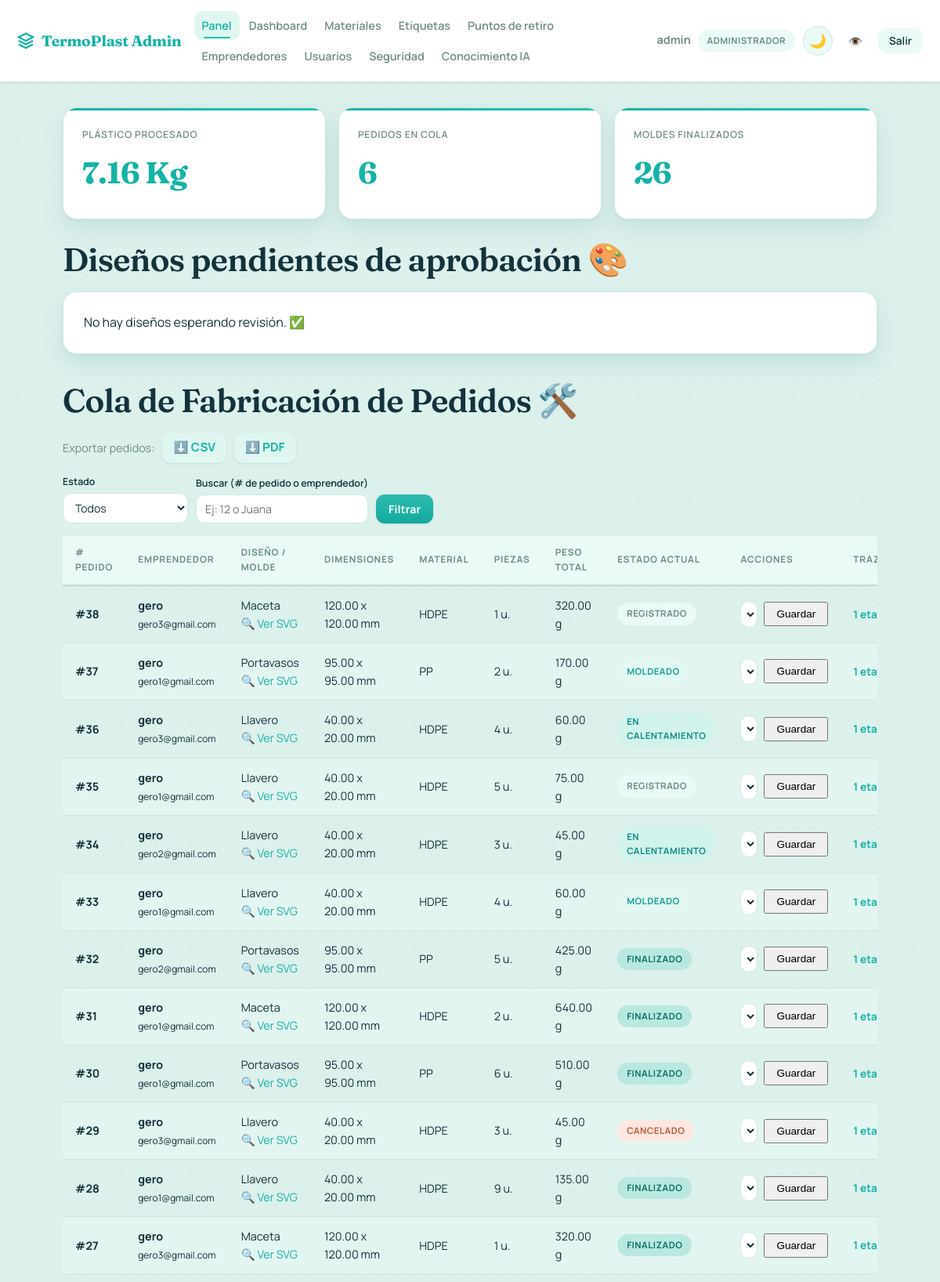
Page /admin/admin_panel.php (signed in, upper part) on the committed database.
### tables this page shows
CREATE TABLE `pedidos` (
  `id` int(11) NOT NULL,
  `emprendedor_id` int(11) NOT NULL,
  `diseno_id` int(11) NOT NULL,
  `material_id` int(11) NOT NULL,
  `cantidad` int(11) NOT NULL DEFAULT 1,
  `gramos_totales` decimal(8,2) NOT NULL DEFAULT 0.00,
  `estado` varchar(30) NOT NULL DEFAULT 'registrado',
  `fecha` datetime DEFAULT current_timestamp()
);

CREATE TABLE `disenos` (
  `id` int(11) NOT NULL,
  `emprendedor_id` int(11) NOT NULL,
  `nombre` varchar(120) NOT NULL DEFAULT '',
  `archivo_svg` varchar(255) NOT NULL,
  `tipo_objeto` varchar(50) NOT NULL,
  `ancho_mm` decimal(6,2) NOT NULL,
  `largo_mm` decimal(6,2) NOT NULL,
  `estado` varchar(30) NOT NULL DEFAULT 'en_revision',
  `motivo_rechazo` varchar(255) DEFAULT NULL,
  `fecha_subida` datetime DEFAULT current_timestamp(),
  `espesor_mm` decimal(6,2) NOT NULL DEFAULT 0.00,
  `observaciones` varchar(255) DEFAULT NULL
);

### config/catalogo.php (called while the page is built, shortened)
<?php
$NOMBRE_LINDO = [
    'maceta'     => 'Maceta',
    'portavasos' => 'Portavasos',
    'llavero'    => 'Llavero',
];
$ESTADOS_PEDIDO = [
    'registrado'       => 'Registrado',
    'en_calentamiento' => 'En calentamiento',
    'moldeado'         => 'Moldeado',
    'finalizado'       => 'Finalizado',
    'cancelado'        => 'Cancelado',
];

### includes/funciones.php (called while the page is built, shortened)
<?php
function clase_badge_pedido(?string $estado): string {
    switch ($estado) {
        case 'en_calentamiento': return 'badge-calentamiento';
        case 'moldeado':         return 'badge-moldeado';
        case 'finalizado':       return 'badge-finalizado';
        case 'cancelado':        return 'badge-cancelado';
        default:                 return 'badge-registrado';
    }
}
function historial_pedido(PDO $pdo, int $pedido_id): array {
    $stmt = $pdo->prepare(
        "SELECT estado, nota, cambiado_por, fecha
         FROM pedidos_historial
         WHERE pedido_id = ?
         ORDER BY fecha ASC, id ASC"
    );
    $stmt->execute([$pedido_id]);
    return $stmt->fetchAll();
}

### admin/admin_panel.php (the view, shortened to what this page needs)
<?php
require __DIR__ . '/../config/conexion.php';
require __DIR__ . '/../config/catalogo.php';
require __DIR__ . '/../includes/funciones.php';
try {
    $sqlKg = "SELECT COALESCE(SUM(gramos_totales), 0) / 1000 AS total_kg
              FROM pedidos WHERE estado = 'finalizado'";
    $totalKg = number_format($pdo->query($sqlKg)->fetchColumn(), 2);
    $sqlActivos = "SELECT COUNT(*) FROM pedidos
                   WHERE estado IN ('registrado', 'en_calentamiento', 'moldeado')";
    $pedidosActivos = $pdo->query($sqlActivos)->fetchColumn();
    $sqlFinalizados = "SELECT COUNT(*) FROM pedidos WHERE estado = 'finalizado'";
    $pedidosFinalizados = $pdo->query($sqlFinalizados)->fetchColumn();
} catch (PDOException $e) {
    $totalKg = "0.00";
    $pedidosActivos = 0;
    $pedidosFinalizados = 0;
}
$sqlDisenos = "SELECT d.id, d.nombre, d.tipo_objeto, d.archivo_svg,
                      d.ancho_mm, d.largo_mm, d.espesor_mm,
                      d.estado, d.fecha_subida,
                      e.nombre AS emprendedor_nombre
               FROM disenos d
               INNER JOIN emprendedores e ON d.emprendedor_id = e.id
               WHERE d.estado = 'en_revision'
               ORDER BY d.fecha_subida ASC";
try {
    $disenos_pendientes = $pdo->query($sqlDisenos)->fetchAll();
} catch (PDOException $e) {
    $disenos_pendientes = [];
    $mensaje = "Error al consultar los diseños pendientes.";
}
$f_estado = $_GET['estado'] ?? '';
if (!array_key_exists($f_estado, $ESTADOS_PEDIDO)) $f_estado = '';
$f_q = trim($_GET['q'] ?? '');
$where = [];
$params = [];
$sqlWhere = count($where) ? (" WHERE " . implode(" AND ", $where)) : "";
$sqlPedidos = "SELECT
                    p.id AS pedido_id, p.cantidad, p.gramos_totales, p.estado,
                    COALESCE(e.nombre, '(emprendedor eliminado)') AS emprendedor_nombre,
                    COALESCE(e.email, '') AS emprendedor_email,
                    d.id AS diseno_id,
                    COALESCE(d.tipo_objeto, 'desconocido') AS tipo_objeto, d.ancho_mm, d.largo_mm, d.archivo_svg,
                    COALESCE(m.nombre, '(material eliminado)') AS material_nombre
               FROM pedidos p
               LEFT JOIN emprendedores e ON p.emprendedor_id = e.id
               LEFT JOIN disenos d       ON p.diseno_id = d.id
               LEFT JOIN materiales m     ON p.material_id = m.id"
             . $sqlWhere .
             " ORDER BY p.id DESC";
try {
    $stmtPed = $pdo->prepare($sqlPedidos);
    $stmtPed->execute($params);
    $pedidos = $stmtPed->fetchAll();
} catch (PDOException $e) {
    $pedidos = [];
    $mensaje = "Error al consultar los pedidos en la base de datos."
             . (!empty($DEV) ? " [DEBUG: " . $e->getMessage() . "]" : "");
}
?>
<!DOCTYPE html>
<html lang="es">
<head>
    <link rel="stylesheet" href="<?php echo BASE_URL; ?>/assets/css/estilos.css">
</head>
<body>
    <?php $pagina_activa = 'panel'; include __DIR__ . '/../includes/admin_header.php'; ?>
    <main class="main-content">
    <div class="kpi-grid">
        <div class="kpi-card">
            <div class="kpi-label">Plástico Procesado</div>
            <div class="kpi-value"><?php echo $totalKg; ?> Kg</div>
        </div>
        <div class="kpi-card">
            <div class="kpi-label">Pedidos en Cola</div>
            <div class="kpi-value"><?php echo $pedidosActivos; ?></div>
        </div>
        <div class="kpi-card">
            <div class="kpi-label">Moldes Finalizados</div>
            <div class="kpi-value"><?php echo $pedidosFinalizados; ?></div>
        </div>
    </div>
    <h1>Diseños pendientes de aprobación 🎨</h1>
    <?php if (count($disenos_pendientes) === 0): ?>
        <div class="card"><p style="margin: 0;">No hay diseños esperando revisión. ✅</p></div>
    <?php endif; ?>
    <h1 style="margin-top: 36px;">Cola de Fabricación de Pedidos 🛠️</h1>
    <div style="display:flex; gap:10px; flex-wrap:wrap; margin-bottom:14px;">
        <span style="align-self:center; color:var(--text-soft); font-size:0.9rem;">Exportar pedidos:</span>
        <a class="btn btn-secondary" style="width:auto; padding:7px 14px;" href="<?php echo BASE_URL; ?>/admin/exportar.php?tipo=pedidos&formato=csv">⬇️ CSV</a>
        <a class="btn btn-secondary" style="width:auto; padding:7px 14px;" href="<?php echo BASE_URL; ?>/admin/exportar.php?tipo=pedidos&formato=pdf">⬇️ PDF</a>
    </div>
    <form method="get" action="" class="filtros-bar">
        <div class="campo">
            <label for="fEstado">Estado</label>
            <select name="estado" id="fEstado">
                <option value="">Todos</option>
            </select>
        </div>
        <div class="campo">
            <label for="fQ">Buscar (# de pedido o emprendedor)</label>
            <input type="text" name="q" id="fQ" value="<?php echo htmlspecialchars($f_q); ?>" placeholder="Ej: 12 o Juana">
        </div>
        <button type="submit" class="btn">Filtrar</button>
    </form>
    <?php if (count($pedidos) === 0): ?>
        <div class="card"><p style="margin: 0;"><?php echo ($f_estado !== '' || $f_q !== '') ? 'No hay pedidos que coincidan con el filtro.' : 'No hay pedidos registrados en el sistema.'; ?></p></div>
    <?php else: ?>
        <div style="overflow-x:auto;"><table class="tabla-cards">
            <thead>
                <tr>
                    <th># Pedido</th><th>Emprendedor</th><th>Diseño / Molde</th>
                    <th>Dimensiones</th><th>Material</th><th>Piezas</th>
                    <th>Peso Total</th><th>Estado Actual</th><th>Acciones</th><th>Trazabilidad</th>
                </tr>
            </thead>
            <tbody>
                <?php foreach ($pedidos as $p): ?>
                    <?php
                        $estadoActual = $p['estado'] ?? 'registrado';
                        $claseBadge = clase_badge_pedido($estadoActual);
                        $estadoTexto = $ESTADOS_PEDIDO[$estadoActual] ?? $estadoActual;
                    ?>
                    <tr>
                        <td data-label="# Pedido"><strong>#<?php echo $p['pedido_id']; ?></strong></td>
                        <td data-label="Emprendedor">
                            <strong><?php echo htmlspecialchars($p['emprendedor_nombre']); ?></strong><br>
                            <small><?php echo htmlspecialchars($p['emprendedor_email']); ?></small>
                        </td>
                        <td data-label="Diseño / Molde">
                            <?php echo htmlspecialchars($NOMBRE_LINDO[$p['tipo_objeto']] ?? $p['tipo_objeto']); ?><br>
                            <?php if (!empty($p['archivo_svg']) && !empty($p['diseno_id'])): ?>
                                <a href="<?php echo BASE_URL . "/pages/ver_diseno.php?id=" . (int)$p['diseno_id']; ?>" target="_blank" rel="noopener">🔍 Ver SVG</a>
                            <?php endif; ?>
                        </td>
                        <td data-label="Dimensiones"><?php echo $p['ancho_mm']; ?> x <?php echo $p['largo_mm']; ?> mm</td>
                        <td data-label="Material"><?php echo htmlspecialchars($p['material_nombre']); ?></td>
                        <td data-label="Piezas"><?php echo $p['cantidad']; ?> u.</td>
                        <td data-label="Peso Total"><?php echo $p['gramos_totales']; ?> g</td>
                        <td data-label="Estado"><span class="badge <?php echo $claseBadge; ?>"><?php echo htmlspecialchars($estadoTexto); ?></span></td>
                        <td data-label="Acciones">
                            <form method="post" action="" style="display:flex; gap:8px; align-items:center; max-width:none; padding:0; background:none; border:none; box-shadow:none; margin:0;">
                                <select name="nuevo_estado" style="padding:6px 10px; font-size:0.85rem;">
                                    <?php foreach ($ESTADOS_PEDIDO as $clave => $texto): ?>
                                        <option value="<?php echo $clave; ?>" <?php echo ($estadoActual === $clave) ? 'selected' : ''; ?>>
                                            <?php echo $texto; ?>
                                        </option>
                                    <?php endforeach; ?>
                                </select>
                                <button type="submit" name="actualizar_estado" style="padding:6px 14px; font-size:0.85rem; width:auto;">Guardar</button>
                            </form>
                        </td>
                        <td data-label="Trazabilidad">
                            <?php $hist = historial_pedido($pdo, (int)$p['pedido_id']); ?>
                            <?php if (count($hist) > 0): ?>
                                <details class="trazabilidad" style="margin:0; border:none; padding:0;">
                                    <summary><?php echo count($hist); ?> etapa<?php echo count($hist) === 1 ? '' : 's'; ?></summary>
                                </details>
                            <?php else: ?><small>—</small><?php endif; ?>
                        </td>
                    </tr>
                <?php endforeach; ?>
            </tbody>
        </table></div>
    <?php endif; ?>
    </main>
</body>
</html>

### rows in the picture
pedidos: id "38", emprendedor_nombre "gero", emprendedor_email "gero3@gmail.com", tipo_objeto "Maceta", diseno.ancho_mm "120.00", diseno.largo_mm "120.00", material_nombre "HDPE", cantidad "1", gramos_totales "320.00", estado "REGISTRADO", nuevo_estado "Registrado", count($hist) "1"
pedidos: id "37", emprendedor_nombre "gero", emprendedor_email "gero1@gmail.com", tipo_objeto "Portavasos", diseno.ancho_mm "95.00", diseno.largo_mm "95.00", material_nombre "PP", cantidad "2", gramos_totales "170.00", estado "MOLDEADO", nuevo_estado "Moldeado", count($hist) "1"
pedidos: id "36", emprendedor_nombre "gero", emprendedor_email "gero3@gmail.com", tipo_objeto "Llavero", diseno.ancho_mm "40.00", diseno.largo_mm "20.00", material_nombre "HDPE", cantidad "4", gramos_totales "60.00", estado "EN CALENTAMIENTO", nuevo_estado "En calentamiento", count($hist) "1"
pedidos: id "35", emprendedor_nombre "gero", emprendedor_email "gero1@gmail.com", tipo_objeto "Llavero", diseno.ancho_mm "40.00", diseno.largo_mm "20.00", material_nombre "HDPE", cantidad "5", gramos_totales "75.00", estado "REGISTRADO", nuevo_estado "Registrado", count($hist) "1"
pedidos: id "34", emprendedor_nombre "gero", emprendedor_email "gero2@gmail.com", tipo_objeto "Llavero", diseno.ancho_mm "40.00", diseno.largo_mm "20.00", material_nombre "HDPE", cantidad "3", gramos_totales "45.00", estado "EN CALENTAMIENTO", nuevo_estado "En calentamiento", count($hist) "1"
pedidos: id "33", emprendedor_nombre "gero", emprendedor_email "gero1@gmail.com", tipo_objeto "Llavero", diseno.ancho_mm "40.00", diseno.largo_mm "20.00", material_nombre "HDPE", cantidad "4", gramos_totales "60.00", estado "MOLDEADO", nuevo_estado "Moldeado", count($hist) "1"
pedidos: id "32", emprendedor_nombre "gero", emprendedor_email "gero2@gmail.com", tipo_objeto "Portavasos", diseno.ancho_mm "95.00", diseno.largo_mm "95.00", material_nombre "PP", cantidad "5", gramos_totales "425.00", estado "FINALIZADO", nuevo_estado "Finalizado", count($hist) "1"
pedidos: id "31", emprendedor_nombre "gero", emprendedor_email "gero1@gmail.com", tipo_objeto "Maceta", diseno.ancho_mm "120.00", diseno.largo_mm "120.00", material_nombre "HDPE", cantidad "2", gramos_totales "640.00", estado "FINALIZADO", nuevo_estado "Finalizado", count($hist) "1"
pedidos: id "30", emprendedor_nombre "gero", emprendedor_email "gero1@gmail.com", tipo_objeto "Portavasos", diseno.ancho_mm "95.00", diseno.largo_mm "95.00", material_nombre "PP", cantidad "6", gramos_totales "510.00", estado "FINALIZADO", nuevo_estado "Finalizado", count($hist) "1"
pedidos: id "29", emprendedor_nombre "gero", emprendedor_email "gero3@gmail.com", tipo_objeto "Llavero", diseno.ancho_mm "40.00", diseno.largo_mm "20.00", material_nombre "HDPE", cantidad "3", gramos_totales "45.00", estado "CANCELADO", nuevo_estado "Cancelado", count($hist) "1"
pedidos: id "28", emprendedor_nombre "gero", emprendedor_email "gero1@gmail.com", tipo_objeto "Llavero", diseno.ancho_mm "40.00", diseno.largo_mm "20.00", material_nombre "HDPE", cantidad "9", gramos_totales "135.00", estado "FINALIZADO", nuevo_estado "Finalizado", count($hist) "1"
pedidos: id "27", emprendedor_nombre "gero", emprendedor_email "gero3@gmail.com", tipo_objeto "Maceta", diseno.ancho_mm "120.00", diseno.largo_mm "120.00", material_nombre "HDPE", cantidad "1", gramos_totales "320.00", estado "FINALIZADO", nuevo_estado "Finalizado", count($hist) "1"

### other values in the picture
$item[0] "Panel"
$item[0] "Dashboard"
$item[0] "Materiales"
$item[0] "Etiquetas"
$item[0] "Puntos de retiro"
$item[0] "Emprendedores"
$item[0] "Usuarios"
$item[0] "Seguridad"
$item[0] "Conocimiento IA"
$_SESSION['admin_usuario'] "admin"
rol_lindo($rol) "ADMINISTRADOR"
$totalKg "7.16"
$pedidosActivos "6"
$pedidosFinalizados "26"
